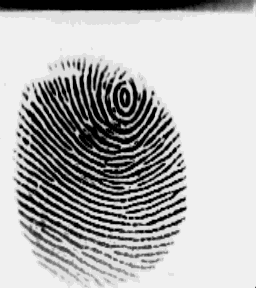
#> input picture watermarking_DWT_Python/Finger.bmp, 256 x 288 px, found by its file name
$ python Wtaermarking_DWT.py
#> lines starting #> are read from the running program, lines starting #| are printed output that depends on the picture; after the words box and inside, x2 and y2 are one past the last pixel; in counts of white or black regions, pixels touching at a corner belong together; long printed decimals are rounded
### watermarking_DWT_Python/Watermarking_LSB.py
import numpy as np
import cv2 as cv
import matplotlib.pyplot as plt
from PIL import Image

# Function that loads images
def loadImage(path):
    with Image.open(path) as img:
#> img is the input picture: PIL image 256x288 L; min 0, max 240, mean 178.4
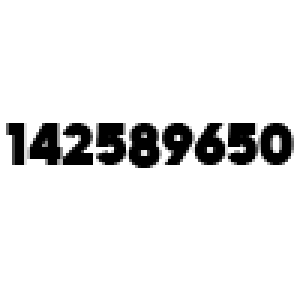
#> input picture watermarking_DWT_Python/ID.png, 100 x 100 px, found by its file name (shown 3 times larger)
#> in loadImage, img is the input picture: PIL image 100x100 RGBA; mean R, G, B, A 231.8, 231.8, 231.8, 255
        image = np.array(img)
    return image

# Function used for binarization
def watermarkProcessing(watermark):
    watermark_gray = cv.cvtColor(watermark, cv.COLOR_RGB2GRAY)  # Convert to grayscale if needed
    _, watermarkP = cv.threshold(watermark_gray, 127, 1, cv.THRESH_BINARY)
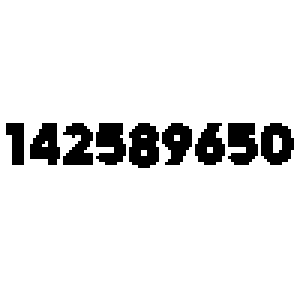
#> watermarkP: shape (100, 100) (shown 3 times larger); values 0 (black) and 1 (white), 91.1% white; 9 black regions, largest, box (x1, y1, x2, y2) and area: (43, 41, 53, 56) 120, (76, 41, 86, 55) 109, (87, 41, 98, 55) 109
    return watermarkP

# Watermarking function using the LSB method
# [50 lines left out: functions watermarking_LSB, main, not called in this run]

# [2 lines that do not run on import are left out]

### watermarking_DWT_Python/Wtaermarking_DWT.py
import pywt
import numpy as np
import cv2 as cv
from Watermarking_LSB import loadImage, watermarkProcessing
import matplotlib.pyplot as plt


def watermarking_DWT(image, watermark, scale=2):
    # Perform DWT on the original image
#> called with scale = 2
    coeffs2 = pywt.dwt2(image, 'haar')
    LL, (LH, HL, HH) = coeffs2
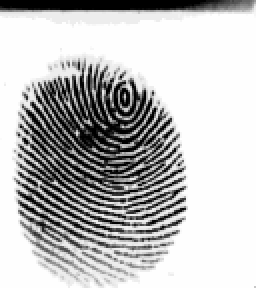
#> LL: shape (144, 128) float64 (shown 2 times larger); min 0, max 480, mean 356.9; drawn with min black and max white
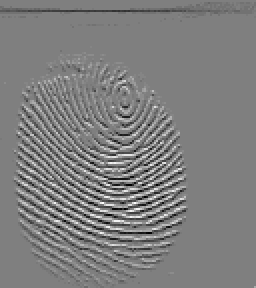
#> LH: shape (144, 128) float64 (shown 2 times larger); min -160, max 160, mean -0.7; drawn with min black and max white
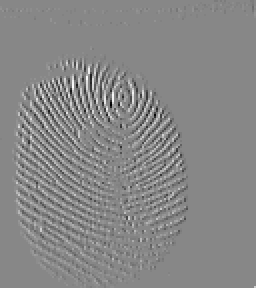
#> HL: shape (144, 128) float64 (shown 2 times larger); min -200, max 176, mean 0; drawn with min black and max white
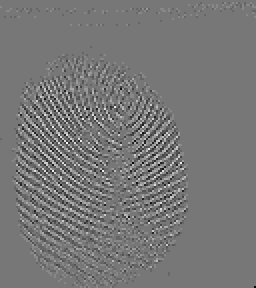
#> HH: shape (144, 128) float64 (shown 2 times larger); min -56, max 64, mean 0; drawn with min black and max white

    # Resize the watermark to match the size of the sub-band
    watermark = cv.resize(watermark, (LH.shape[1], LH.shape[0]))
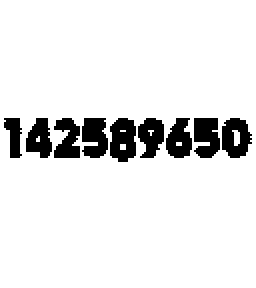
#> watermark: shape (144, 128) (shown 2 times larger); values 0 (black) and 1 (white), 90.7% white; 9 black regions, largest, box (x1, y1, x2, y2) and area: (55, 59, 68, 81) 231, (111, 59, 126, 79) 213, (97, 59, 110, 79) 212

    # Embed the watermark in the LH sub-band
    alpha = scale  # Scaling factor for embedding
    LH_watermarked = LH + alpha * watermark

    # Perform the inverse DWT to get the watermarked image
    watermarked_coeffs = LL, (LH_watermarked, HL, HH)
    watermarked = pywt.idwt2(watermarked_coeffs, 'haar')

    return watermarked, scale

def main():
    fingerprint_path = r"C:\Users\DELL\Documents\Séminaire\DWT\Finger.bmp"
    watermark_path = r"C:\Users\DELL\Documents\Séminaire\DWT\ID.png"

    # Load fingerprint and watermark images
    try:
        fingerprint = loadImage(fingerprint_path)
        watermark = loadImage(watermark_path)
    except FileNotFoundError as e:
        print(e)
        return

    watermark = watermarkProcessing(watermark)

    watermarked, scale = watermarking_DWT(fingerprint, watermark)
#> scale = 2

    print(watermarked[50][50])
#| 241.000

    print(f"Watermarked image shape: {watermarked.shape}")
#| Watermarked image shape: (288, 256)

    # Display the watermarked image
    plt.figure()
    plt.imshow(watermarked, cmap='gray')
    plt.title('Watermarked Image')
    plt.show()

    save_path = r"C:\Users\DELL\Desktop\watermarked_DWT.png"
    #watermarked = np.uint8(watermarked)  # Ensure 'watermarked' array is of type np.uint8
    try:
        if cv.imwrite(save_path, watermarked):
            print(f"Image successfully saved at: {save_path}")
        else:
            print(f"Failed to save image at: {save_path}")
    except Exception as e:
        print(f"Error saving image: {e}")


if __name__ == "__main__":
    main()
